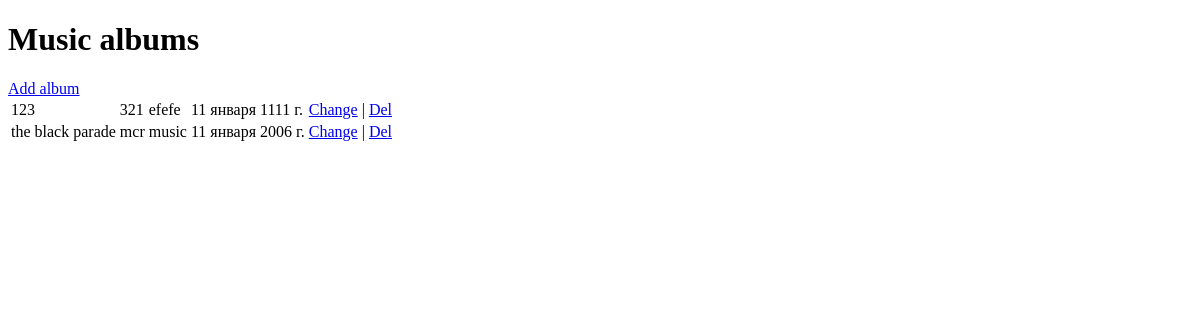
The app's page /, older data.
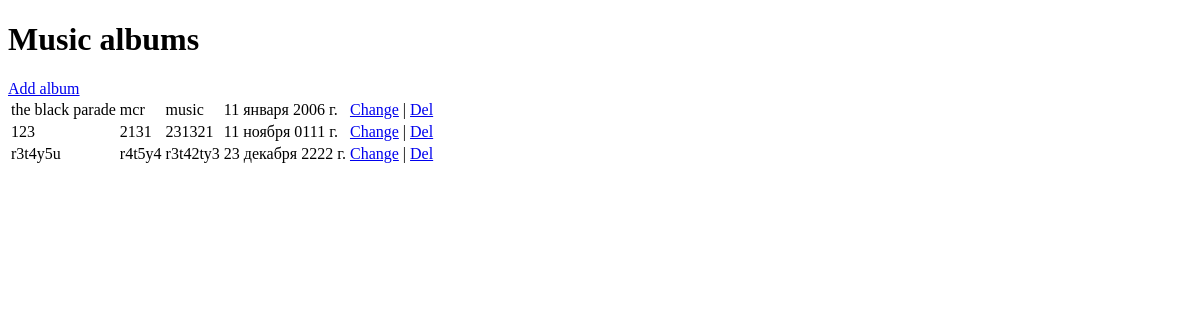
The same page, newer data.
### firstapp/models.py (models this page shows)
class MusicAlbum(models.Model):
    name = models.CharField(max_length=155)
    author = models.CharField(max_length=155)
    genre = models.CharField(max_length=155)
    year = models.DateField()

### firstapp/views.py (the view)
# urls.py: path('', views.index, name='index'),
def index(request):
    albums = MusicAlbum.objects.all()
    return render(request, 'index.html', {"albums": albums})

### firstapp/templates/index.html (shortened to what this page needs)
<!DOCTYPE html>
<html>
  <head>
  </head>
  <body>
    <h1>Music albums</h1>
    <a href="create">Add album</a>
    <table>
      {% for album in albums %}
      <tr>
        <td>{{album.name}}</td>
        <td>{{album.author}}</td>
        <td>{{album.genre}}</td>
        <td>{{album.year}}</td>
        <td>
          <a href="edit/{{album.id}}">Change</a> |
          <a href="delete/{{album.id}}">Del</a>
        </td>
      </tr>
      {% endfor %}
    </table>
  </body>
</html>

Row changes from the older to the newer data that the page shows:
removed MusicAlbum: name "123", author "321", genre "efefe", year "11 января 1111 г."
added MusicAlbum: name "123", author "2131", genre "231321", year "11 ноября 0111 г."
added MusicAlbum: name "r3t4y5u", author "r4t5y4", genre "r3t42ty3", year "23 декабря 2222 г."
